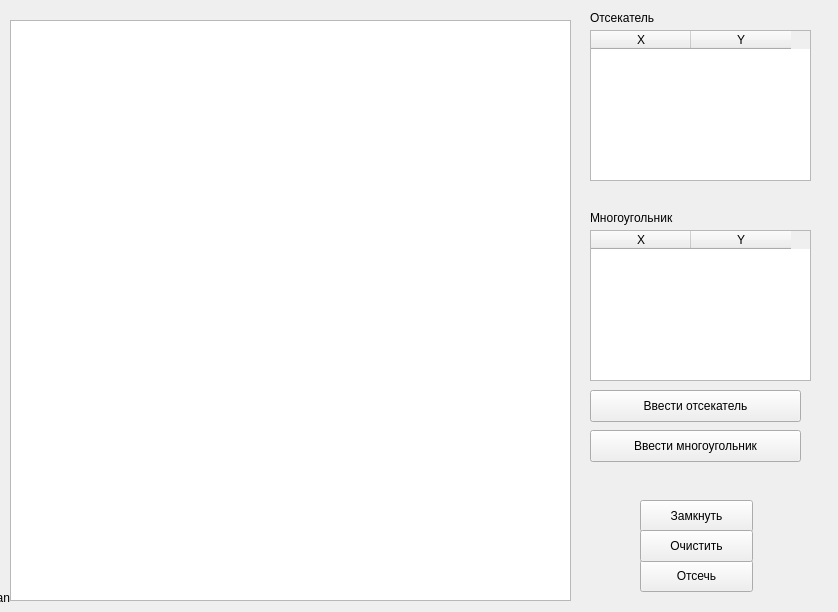
<?xml version="1.0" encoding="UTF-8"?>
<ui version="4.0">
 <class>MainWindow</class>
 <widget class="QMainWindow" name="MainWindow">
  <property name="geometry">
   <rect>
    <x>0</x>
    <y>0</y>
    <width>838</width>
    <height>612</height>
   </rect>
  </property>
  <property name="windowTitle">
   <string>Отсечение отрезков выпуклым отсекателем</string>
  </property>
  <widget class="QWidget" name="centralwidget">
   <widget class="QGraphicsView" name="view">
    <property name="geometry">
     <rect>
      <x>10</x>
      <y>20</y>
      <width>561</width>
      <height>581</height>
     </rect>
    </property>
   </widget>
   <widget class="QTableWidget" name="table_rect">
    <property name="geometry">
     <rect>
      <x>590</x>
      <y>30</y>
      <width>221</width>
      <height>151</height>
     </rect>
    </property>
    <column>
     <property name="text">
      <string>X</string>
     </property>
    </column>
    <column>
     <property name="text">
      <string>Y</string>
     </property>
    </column>
   </widget>
   <widget class="QPushButton" name="paint">
    <property name="geometry">
     <rect>
      <x>640</x>
      <y>560</y>
      <width>113</width>
      <height>32</height>
     </rect>
    </property>
    <property name="text">
     <string>Отсечь</string>
    </property>
   </widget>
   <widget class="QPushButton" name="lock">
    <property name="geometry">
     <rect>
      <x>640</x>
      <y>500</y>
      <width>113</width>
      <height>32</height>
     </rect>
    </property>
    <property name="text">
     <string>Замкнуть</string>
    </property>
   </widget>
   <widget class="QPushButton" name="erase">
    <property name="geometry">
     <rect>
      <x>640</x>
      <y>530</y>
      <width>113</width>
      <height>32</height>
     </rect>
    </property>
    <property name="text">
     <string>Очистить</string>
    </property>
   </widget>
   <widget class="QPushButton" name="poly">
    <property name="geometry">
     <rect>
      <x>590</x>
      <y>430</y>
      <width>211</width>
      <height>32</height>
     </rect>
    </property>
    <property name="text">
     <string>Ввести многоугольник</string>
    </property>
   </widget>
   <widget class="QPushButton" name="rect">
    <property name="geometry">
     <rect>
      <x>590</x>
      <y>390</y>
      <width>211</width>
      <height>32</height>
     </rect>
    </property>
    <property name="text">
     <string>Ввести отсекатель</string>
    </property>
   </widget>
   <widget class="QPushButton" name="ect">
    <property name="geometry">
     <rect>
      <x>270</x>
      <y>690</y>
      <width>241</width>
      <height>31</height>
     </rect>
    </property>
    <property name="text">
     <string>Добавить на границе </string>
    </property>
   </widget>
   <widget class="QTableWidget" name="table_pol">
    <property name="geometry">
     <rect>
      <x>590</x>
      <y>230</y>
      <width>221</width>
      <height>151</height>
     </rect>
    </property>
    <column>
     <property name="text">
      <string>X</string>
     </property>
    </column>
    <column>
     <property name="text">
      <string>Y</string>
     </property>
    </column>
   </widget>
   <widget class="QLabel" name="label">
    <property name="geometry">
     <rect>
      <x>590</x>
      <y>10</y>
      <width>81</width>
      <height>16</height>
     </rect>
    </property>
    <property name="text">
     <string>Отсекатель</string>
    </property>
   </widget>
   <widget class="QLabel" name="label_2">
    <property name="geometry">
     <rect>
      <x>590</x>
      <y>210</y>
      <width>121</width>
      <height>16</height>
     </rect>
    </property>
    <property name="text">
     <string>Многоугольник</string>
    </property>
   </widget>
   <widget class="QLabel" name="x">
    <property name="geometry">
     <rect>
      <x>-10</x>
      <y>590</y>
      <width>60</width>
      <height>16</height>
     </rect>
    </property>
    <property name="text">
     <string>nan</string>
    </property>
   </widget>
   <widget class="QLabel" name="y">
    <property name="geometry">
     <rect>
      <x>-10</x>
      <y>610</y>
      <width>60</width>
      <height>16</height>
     </rect>
    </property>
    <property name="text">
     <string>nan</string>
    </property>
   </widget>
   <widget class="QLabel" name="label_3">
    <property name="geometry">
     <rect>
      <x>-30</x>
      <y>590</y>
      <width>16</width>
      <height>16</height>
     </rect>
    </property>
    <property name="text">
     <string>X:</string>
    </property>
   </widget>
   <widget class="QLabel" name="label_4">
    <property name="geometry">
     <rect>
      <x>-30</x>
      <y>610</y>
      <width>16</width>
      <height>16</height>
     </rect>
    </property>
    <property name="text">
     <string>Y:</string>
    </property>
   </widget>
  </widget>
 </widget>
 <resources/>
 <connections/>
</ui>
